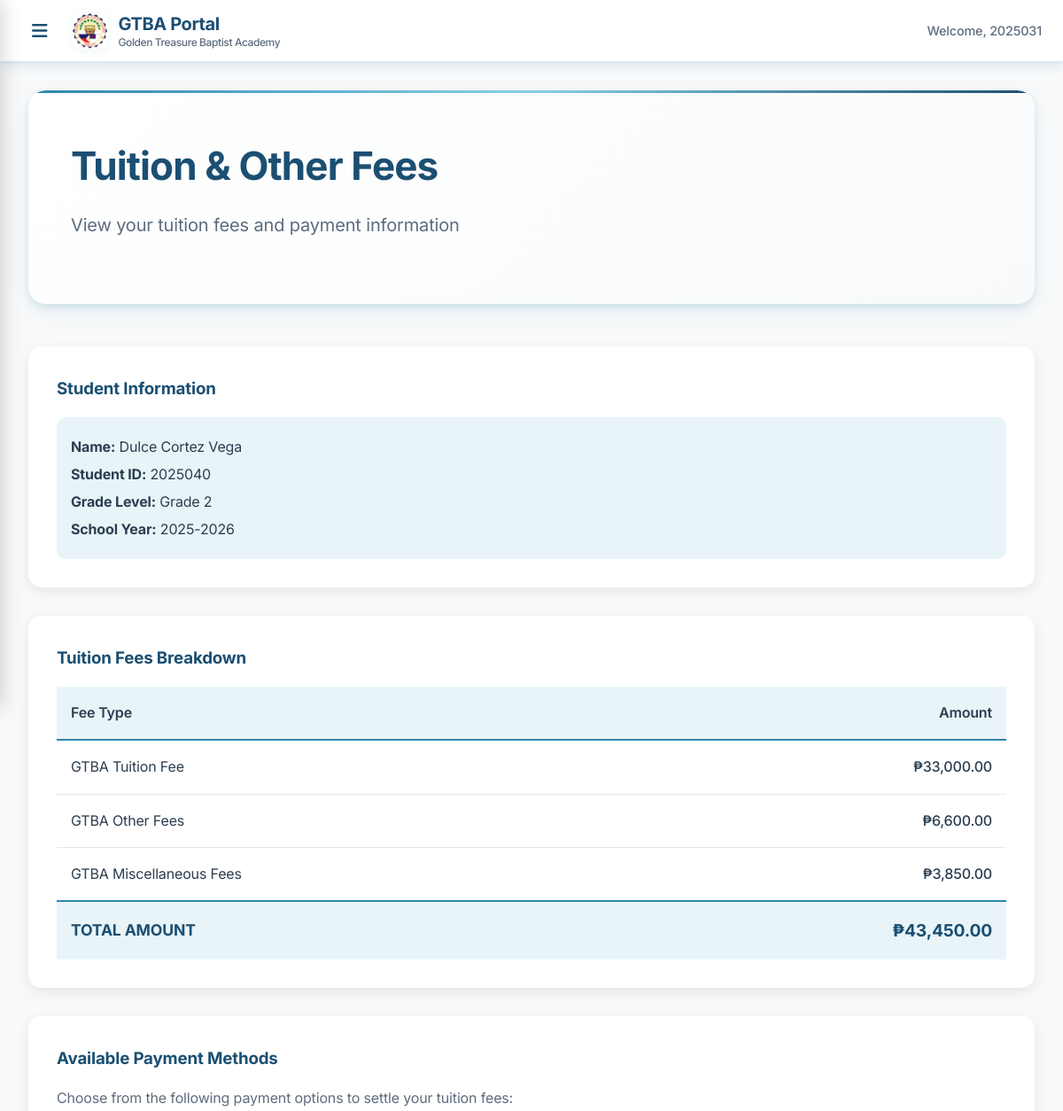
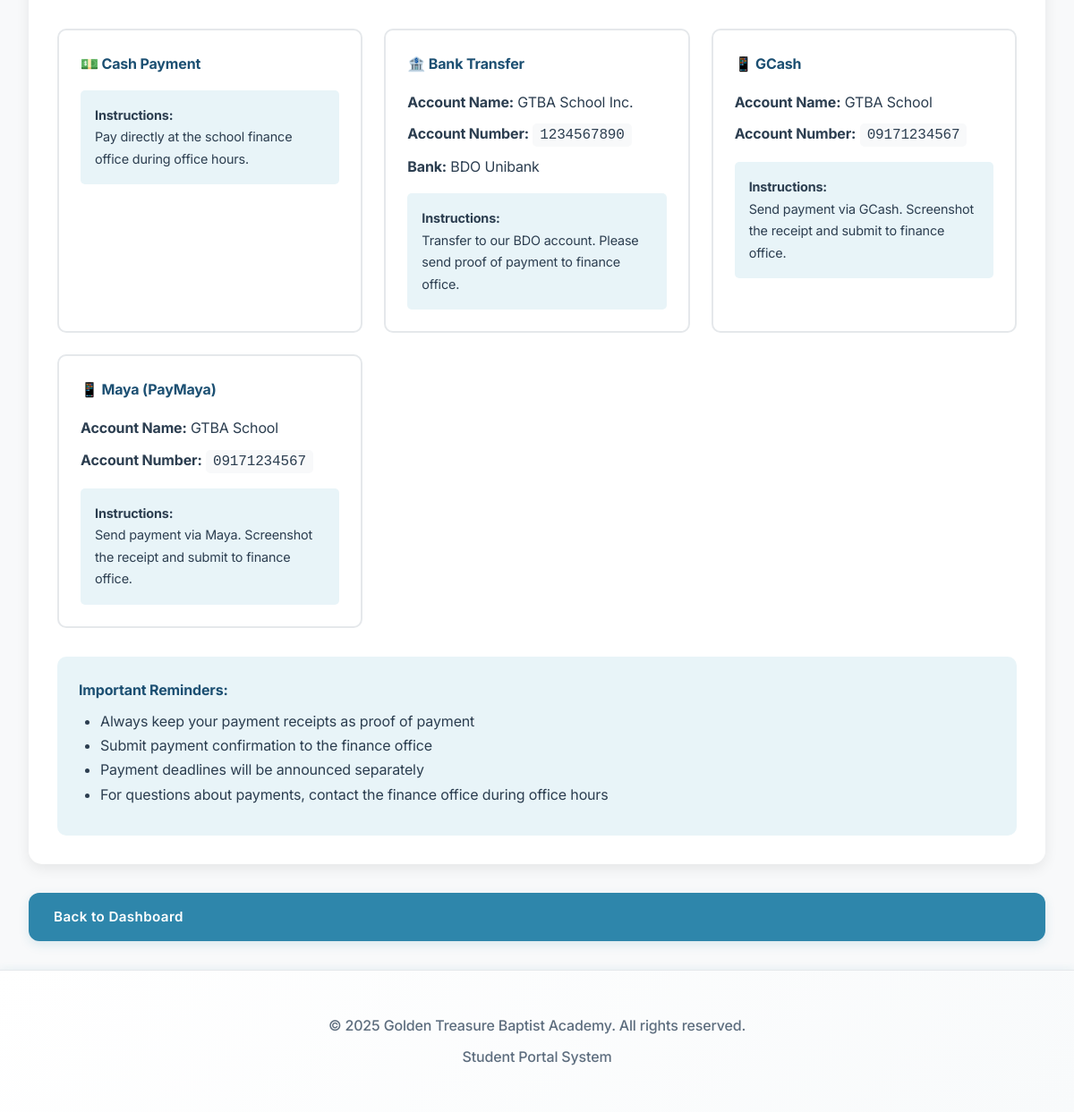
Page /student/tuition.php (signed in) on the committed database (2 pictures, top to bottom).
### tables this page shows
CREATE TABLE `students` (
  `id` int NOT NULL,
  `user_id` int NOT NULL,
  `student_id` varchar(20) NOT NULL,
  `lrn` varchar(12) DEFAULT NULL,
  `student_type` enum('Continuing','Transfer','New') NOT NULL,
  `enrollment_status` enum('Pending Payment','Enrolled','Dropped','Suspended','Transferred','Graduated') DEFAULT 'Pending Payment',
  `transferred_to_school` varchar(255) DEFAULT NULL,
  `transfer_date` date DEFAULT NULL,
  `transfer_reason` text,
  `transfer_approved_by` int DEFAULT NULL,
  `transfer_approved_at` timestamp NULL DEFAULT NULL,
  `prevent_auto_promotion` tinyint(1) DEFAULT NULL,
  `first_name` varchar(100) NOT NULL,
  `last_name` varchar(100) NOT NULL,
  `middle_name` varchar(100) DEFAULT NULL,
  `suffix` varchar(10) DEFAULT NULL,
  `gender` enum('Male','Female') NOT NULL,
  `date_of_birth` date NOT NULL,
  `place_of_birth` varchar(200) NOT NULL,
  `religion` varchar(50) DEFAULT NULL,
  `present_address` text NOT NULL,
  `permanent_address` text NOT NULL,
  `father_id` int DEFAULT NULL,
  `mother_id` int DEFAULT NULL,
  `legal_guardian_id` int DEFAULT NULL,
  `emergency_contact_name` varchar(200) DEFAULT NULL,
  `emergency_contact_number` varchar(20) DEFAULT NULL,
  `emergency_contact_relationship` varchar(50) DEFAULT NULL,
  `current_grade_level_id` int DEFAULT NULL,
  `current_section_id` int DEFAULT NULL,
  `current_school_year_id` int DEFAULT NULL,
  `medical_conditions` text,
  `allergies` text,
  `special_needs` text,
  `is_active` tinyint(1) DEFAULT '1',
  `created_by` int NOT NULL,
  `created_at` timestamp NULL DEFAULT CURRENT_TIMESTAMP,
  `updated_at` timestamp NULL DEFAULT CURRENT_TIMESTAMP ON UPDATE CURRENT_TIMESTAMP
);

CREATE TABLE `grade_levels` (
  `id` int NOT NULL,
  `grade_name` varchar(50) NOT NULL,
  `grade_code` varchar(10) NOT NULL,
  `level_type` enum('Nursery','Kindergarten','Elementary','Junior High School') NOT NULL,
  `grade_order` int NOT NULL,
  `is_active` tinyint(1) DEFAULT '1',
  `created_at` timestamp NULL DEFAULT CURRENT_TIMESTAMP,
  `updated_at` timestamp NULL DEFAULT CURRENT_TIMESTAMP ON UPDATE CURRENT_TIMESTAMP
);

CREATE TABLE `school_years` (
  `id` int NOT NULL,
  `year_name` varchar(20) DEFAULT NULL,
  `year_label` varchar(20) NOT NULL,
  `start_date` date NOT NULL,
  `end_date` date NOT NULL,
  `is_active` tinyint(1) DEFAULT '0',
  `is_current` tinyint(1) DEFAULT '0',
  `created_by` int NOT NULL,
  `created_at` timestamp NULL DEFAULT CURRENT_TIMESTAMP,
  `updated_at` timestamp NULL DEFAULT CURRENT_TIMESTAMP ON UPDATE CURRENT_TIMESTAMP
);

CREATE TABLE `tuition_fees` (
  `id` int NOT NULL,
  `grade_level_id` int NOT NULL,
  `school_year_id` int NOT NULL,
  `gtba_tuition_fee` decimal(10,2) NOT NULL DEFAULT '0.00',
  `gtba_other_fees` decimal(10,2) NOT NULL DEFAULT '0.00',
  `gtba_miscellaneous_fees` decimal(10,2) NOT NULL DEFAULT '0.00',
  `gtba_total_amount` decimal(10,2) GENERATED ALWAYS AS (((`gtba_tuition_fee` + `gtba_other_fees`) + `gtba_miscellaneous_fees`)) STORED,
  `is_active` tinyint(1) DEFAULT '1',
  `created_by` int NOT NULL,
  `created_at` timestamp NULL DEFAULT CURRENT_TIMESTAMP,
  `updated_at` timestamp NULL DEFAULT CURRENT_TIMESTAMP ON UPDATE CURRENT_TIMESTAMP
);

CREATE TABLE `payment_methods` (
  `id` int NOT NULL,
  `method_name` varchar(50) NOT NULL,
  `method_type` enum('Bank','E-Wallet','Cash') NOT NULL,
  `account_name` varchar(200) DEFAULT NULL,
  `account_number` varchar(100) DEFAULT NULL,
  `bank_name` varchar(100) DEFAULT NULL,
  `qr_code_image` varchar(255) DEFAULT NULL,
  `display_name` varchar(100) NOT NULL,
  `instructions` text,
  `is_active` tinyint(1) DEFAULT '1',
  `display_order` int DEFAULT '0',
  `created_at` timestamp NULL DEFAULT CURRENT_TIMESTAMP,
  `updated_at` timestamp NULL DEFAULT CURRENT_TIMESTAMP ON UPDATE CURRENT_TIMESTAMP
);

### student/tuition.php (the view, shortened to what this page needs)
<?php
try {
    $database = new Database();
    $db = $database->connect();
    $query = "SELECT s.*, gl.grade_name, sy.year_label, sy.id as school_year_id
              FROM students s
              LEFT JOIN grade_levels gl ON s.current_grade_level_id = gl.id
              LEFT JOIN school_years sy ON s.current_school_year_id = sy.id
              WHERE s.user_id = :user_id";
    $stmt = $db->prepare($query);
    $stmt->bindParam(':user_id', $_SESSION['user_id']);
    $stmt->execute();
    $student_info = $stmt->fetch(PDO::FETCH_ASSOC);
    if ($student_info && $student_info['current_grade_level_id']) {
        $query = "SELECT * FROM tuition_fees
                  WHERE grade_level_id = :grade_level_id
                  AND school_year_id = :school_year_id";
        $stmt = $db->prepare($query);
        $stmt->bindParam(':grade_level_id', $student_info['current_grade_level_id']);
        $stmt->bindParam(':school_year_id', $student_info['school_year_id']);
        $stmt->execute();
        $tuition_fees = $stmt->fetch(PDO::FETCH_ASSOC);
    }
    $query = "SELECT * FROM payment_methods WHERE is_active = 1 ORDER BY display_order ASC";
    $stmt = $db->prepare($query);
    $stmt->execute();
    $payment_methods = $stmt->fetchAll(PDO::FETCH_ASSOC);
} catch (Exception $e) {
    $error_message = "Unable to load tuition information.";
    error_log("Student tuition error: " . $e->getMessage());
}
?>
<div class="welcome-section">
    <h1 class="welcome-title">Tuition & Other Fees</h1>
    <p class="welcome-subtitle">View your tuition fees and payment information</p>
</div>
<?php if (isset($error_message)): ?>
    <div class="alert alert-danger">
        <?php echo $error_message; ?>
    </div>
<?php elseif (!$student_info || !$student_info['current_grade_level_id']): ?>
    <div class="alert alert-warning">
        Your grade level information is not yet complete. Please contact the registrar's office.
    </div>
<?php else: ?>
    <div style="background: var(--white); border-radius: 15px; padding: 2rem; margin-bottom: 2rem; box-shadow: 0 5px 15px rgba(0,0,0,0.08);">
        <h3 style="color: var(--dark-blue); margin-bottom: 1rem;">Student Information</h3>
        <div style="background: var(--light-blue); padding: 1rem; border-radius: 10px;">
            <p style="margin: 0.25rem 0; color: var(--black);"><strong>Name:</strong> <?php echo htmlspecialchars($student_info['first_name'] . ' ' . ($student_info['middle_name'] ? $student_info['middle_name'] . ' ' : '') . $student_info['last_name']); ?></p>
            <p style="margin: 0.25rem 0; color: var(--black);"><strong>Student ID:</strong> <?php echo htmlspecialchars($student_info['student_id']); ?></p>
            <p style="margin: 0.25rem 0; color: var(--black);"><strong>Grade Level:</strong> <?php echo htmlspecialchars($student_info['grade_name']); ?></p>
            <p style="margin: 0.25rem 0; color: var(--black);"><strong>School Year:</strong> <?php echo htmlspecialchars($student_info['year_label']); ?></p>
        </div>
    </div>
    <?php if (isset($tuition_fees) && $tuition_fees): ?>
        <div style="background: var(--white); border-radius: 15px; padding: 2rem; margin-bottom: 2rem; box-shadow: 0 5px 15px rgba(0,0,0,0.08);">
            <h3 style="color: var(--dark-blue); margin-bottom: 1rem;">Tuition Fees Breakdown</h3>
            <div style="overflow-x: auto;">
                <table style="width: 100%; border-collapse: collapse;">
                    <thead>
                        <tr style="background: var(--light-blue); border-bottom: 2px solid var(--primary-blue);">
                            <th style="padding: 1rem; text-align: left; color: var(--black); font-weight: 600;">Fee Type</th>
                            <th style="padding: 1rem; text-align: right; color: var(--black); font-weight: 600;">Amount</th>
                        </tr>
                    </thead>
                    <tbody>
                        <tr style="border-bottom: 1px solid var(--border-gray);">
                            <td style="padding: 1rem; color: var(--black);">GTBA Tuition Fee</td>
                            <td style="padding: 1rem; text-align: right; color: var(--black); font-weight: 500;">
                                ₱<?php echo number_format($tuition_fees['gtba_tuition_fee'], 2); ?>
                            </td>
                        </tr>
                        <tr style="border-bottom: 1px solid var(--border-gray);">
                            <td style="padding: 1rem; color: var(--black);">GTBA Other Fees</td>
                            <td style="padding: 1rem; text-align: right; color: var(--black); font-weight: 500;">
                                ₱<?php echo number_format($tuition_fees['gtba_other_fees'], 2); ?>
                            </td>
                        </tr>
                        <tr style="border-bottom: 1px solid var(--border-gray);">
                            <td style="padding: 1rem; color: var(--black);">GTBA Miscellaneous Fees</td>
                            <td style="padding: 1rem; text-align: right; color: var(--black); font-weight: 500;">
                                ₱<?php echo number_format($tuition_fees['gtba_miscellaneous_fees'], 2); ?>
                            </td>
                        </tr>
                        <tr style="background: var(--light-blue); border-top: 2px solid var(--primary-blue);">
                            <td style="padding: 1rem; color: var(--dark-blue); font-weight: 600; font-size: 1.1rem;">
                                <strong>TOTAL AMOUNT</strong>
                            </td>
                            <td style="padding: 1rem; text-align: right; color: var(--dark-blue); font-weight: 600; font-size: 1.2rem;">
                                <strong>₱<?php echo number_format($tuition_fees['gtba_total_amount'], 2); ?></strong>
                            </td>
                        </tr>
                    </tbody>
                </table>
            </div>
        </div>
    <?php else: ?>
        <div class="alert alert-warning">
            Tuition fees for your grade level have not been set yet. Please contact the finance office.
        </div>
    <?php endif; ?>
    <?php if (!empty($payment_methods)): ?>
        <div style="background: var(--white); border-radius: 15px; padding: 2rem; box-shadow: 0 5px 15px rgba(0,0,0,0.08);">
            <h3 style="color: var(--dark-blue); margin-bottom: 1rem;">Available Payment Methods</h3>
            <p style="color: var(--gray); margin-bottom: 2rem;">Choose from the following payment options to settle your tuition fees:</p>
            <div style="display: grid; grid-template-columns: repeat(auto-fit, minmax(300px, 1fr)); gap: 1.5rem;">
                <?php foreach ($payment_methods as $method): ?>
                    <div style="border: 2px solid var(--border-gray); border-radius: 10px; padding: 1.5rem; transition: all 0.3s ease;">
                        <h4 style="color: var(--dark-blue); margin-bottom: 1rem; display: flex; align-items: center; gap: 0.5rem;">
                            <?php if ($method['method_type'] === 'Bank'): ?>
                                🏦
                            <?php elseif ($method['method_type'] === 'E-Wallet'): ?>
                                📱
                            <?php else: ?>
                                💵
                            <?php endif; ?>
                            <?php echo htmlspecialchars($method['display_name']); ?>
                        </h4>
                        <?php if ($method['account_name']): ?>
                            <p style="margin: 0.5rem 0; color: var(--black);">
                                <strong>Account Name:</strong> <?php echo htmlspecialchars($method['account_name']); ?>
                            </p>
                        <?php endif; ?>
                        <?php if ($method['account_number']): ?>
                            <p style="margin: 0.5rem 0; color: var(--black);">
                                <strong>Account Number:</strong>
                                <span style="font-family: monospace; background: var(--light-gray); padding: 0.25rem 0.5rem; border-radius: 5px;">
                                    <?php echo htmlspecialchars($method['account_number']); ?>
                                </span>
                            </p>
                        <?php endif; ?>
                        <?php if ($method['bank_name']): ?>
                            <p style="margin: 0.5rem 0; color: var(--black);">
                                <strong>Bank:</strong> <?php echo htmlspecialchars($method['bank_name']); ?>
                            </p>
                        <?php endif; ?>
                        <?php if ($method['instructions']): ?>
                            <div style="background: var(--light-blue); padding: 1rem; border-radius: 5px; margin-top: 1rem;">
                                <p style="margin: 0; color: var(--black); font-size: 0.9rem;">
                                    <strong>Instructions:</strong><br>
                                    <?php echo htmlspecialchars($method['instructions']); ?>
                                </p>
                            </div>
                        <?php endif; ?>
                    </div>
                <?php endforeach; ?>
            </div>
            <div style="background: var(--light-blue); padding: 1.5rem; border-radius: 10px; margin-top: 2rem;">
                <h4 style="color: var(--dark-blue); margin-bottom: 0.5rem;">Important Reminders:</h4>
                <ul style="color: var(--black); margin: 0.5rem 0; padding-left: 1.5rem;">
                    <li>Always keep your payment receipts as proof of payment</li>
                    <li>Submit payment confirmation to the finance office</li>
                    <li>Payment deadlines will be announced separately</li>
                    <li>For questions about payments, contact the finance office during office hours</li>
                </ul>
            </div>
        </div>
    <?php endif; ?>
<?php endif; ?>
<div style="margin-top: 2rem; text-align: center;">
    <a href="dashboard.php" class="btn btn-primary">Back to Dashboard</a>
</div>
<?php
$content = ob_get_clean();
include '../includes/header.php';
echo $content;
include '../includes/footer.php';
?>

### rows in the picture
students: first_name+middle_name+last_name "Dulce Cortez Vega", student "2025040", current_grade_level.grade_name "Grade 2", current_school_year.year_label "2025-2026"
tuition_fees: gtba_tuition_fee "33,000.00", gtba_other_fees "6,600.00", gtba_miscellaneous_fees "3,850.00", gtba_total_amount "43,450.00"
payment_methods: display_name "Cash Payment", instructions "Pay directly at the school finance office during office hours."
payment_methods: display_name "Bank Transfer", account_name "GTBA School Inc.", account_number "1234567890", bank_name "BDO Unibank", instructions "Transfer to our BDO account. Please send proof of payment to finance office."
payment_methods: display_name "GCash", account_name "GTBA School", account_number "09171234567", instructions "Send payment via GCash. Screenshot the receipt and submit to finance office."
payment_methods: display_name "Maya (PayMaya)", account_name "GTBA School", account_number "09171234567", instructions "Send payment via Maya. Screenshot the receipt and submit to finance office."

### other values in the picture
$_SESSION['username'] "2025031"
